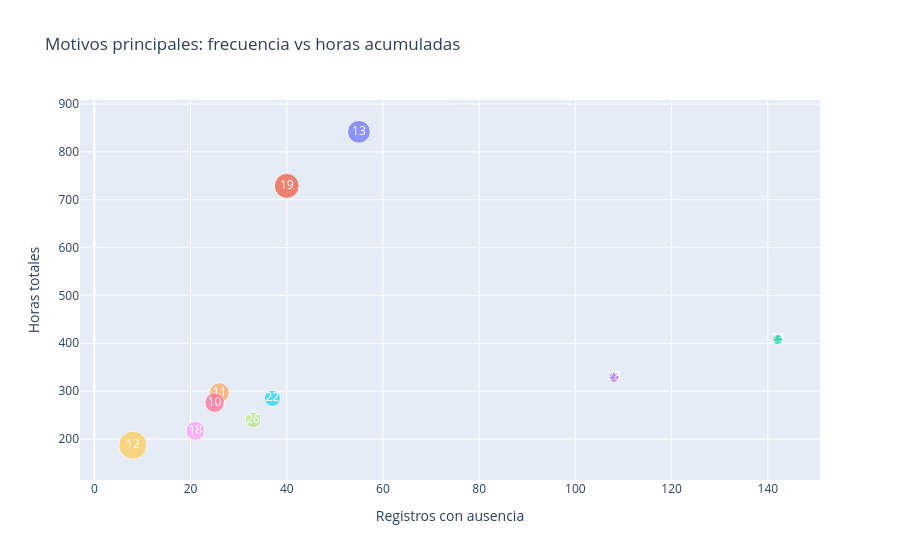

Here is the notebook cell this chart was saved with:
### Code cell
top_motivos = absentismo_por_motivo.sort_values("horas_totales", ascending=False).head(10).copy()
top_motivos["motivo"] = top_motivos["Reason_absence"].astype(int).astype(str) + " - " + top_motivos["Reason_absence_name"]

fig = px.scatter(
    top_motivos,
    x="registros_ausencia",
    y="horas_totales",
    size="horas_media",
    color="Reason_absence_name",
    text="Reason_absence",
    hover_name="motivo",
    hover_data={
        "registros_ausencia": True,
        "horas_totales": ":.0f",
        "horas_media": ":.2f",
        "Reason_absence_name": False,
        "Reason_absence": False,
        "motivo": False,
    },
    labels={
        "registros_ausencia": "Registros con ausencia",
        "horas_totales": "Horas totales",
        "horas_media": "Horas medias",
    },
    title="Motivos principales: frecuencia vs horas acumuladas",
)

fig.update_traces(textposition="middle center", textfont_color="white")
fig.update_layout(showlegend=False)
fig.show()

### Figure 1 — Plotly figure (JSON) as saved in the notebook; plotly's stock layout.template omitted (floating-point values rounded to 4 significant figures)
{"data": [{"customdata": [[15.31, "Sistema musculoesquelético", 13.0, "13 - Sistema musculoesquelético"]], "hovertemplate": "<b>%{hovertext}</b><br><br>Registros con ausencia=%{x}<br>Horas totales=%{y:.0f}<br>Horas medias=%{customdata[0]:.2f}<extra></extra>", "hovertext": ["13 - Sistema musculoesquelético"], "legendgroup": "Sistema musculoesquelético", "marker": {"color": "#636efa", "size": [15.31], "sizemode": "area", "sizeref": 0.05844, "symbol": "circle"}, "mode": "markers+text", "name": "Sistema musculoesquelético", "orientation": "v", "showlegend": true, "text": [13.0], "textfont": {"color": "white"}, "textposition": "middle center", "type": "scatter", "x": [55], "xaxis": "x", "y": [842], "yaxis": "y"}, {"customdata": [[18.23, "Lesiones, intoxicaciones y consecuencias externas", 19.0, "19 - Lesiones, intoxicaciones y consecuencias externas"]], "hovertemplate": "<b>%{hovertext}</b><br><br>Registros con ausencia=%{x}<br>Horas totales=%{y:.0f}<br>Horas medias=%{customdata[0]:.2f}<extra></extra>", "hovertext": ["19 - Lesiones, intoxicaciones y consecuencias externas"], "legendgroup": "Lesiones, intoxicaciones y consecuencias externas", "marker": {"color": "#EF553B", "size": [18.23], "sizemode": "area", "sizeref": 0.05844, "symbol": "circle"}, "mode": "markers+text", "name": "Lesiones, intoxicaciones y consecuencias externas", "orientation": "v", "showlegend": true, "text": [19.0], "textfont": {"color": "white"}, "textposition": "middle center", "type": "scatter", "x": [40], "xaxis": "x", "y": [729], "yaxis": "y"}, {"customdata": [[2.873, "Consulta médica", 23.0, "23 - Consulta médica"]], "hovertemplate": "<b>%{hovertext}</b><br><br>Registros con ausencia=%{x}<br>Horas totales=%{y:.0f}<br>Horas medias=%{customdata[0]:.2f}<extra></extra>", "hovertext": ["23 - Consulta médica"], "legendgroup": "Consulta médica", "marker": {"color": "#00cc96", "size": [2.873], "sizemode": "area", "sizeref": 0.05844, "symbol": "circle"}, "mode": "markers+text", "name": "Consulta médica", "orientation": "v", "showlegend": true, "text": [23.0], "textfont": {"color": "white"}, "textposition": "middle center", "type": "scatter", "x": [142], "xaxis": "x", "y": [408], "yaxis": "y"}, {"customdata": [[3.046, "Consulta dental", 28.0, "28 - Consulta dental"]], "hovertemplate": "<b>%{hovertext}</b><br><br>Registros con ausencia=%{x}<br>Horas totales=%{y:.0f}<br>Horas medias=%{customdata[0]:.2f}<extra></extra>", "hovertext": ["28 - Consulta dental"], "legendgroup": "Consulta dental", "marker": {"color": "#ab63fa", "size": [3.046], "sizemode": "area", "sizeref": 0.05844, "symbol": "circle"}, "mode": "markers+text", "name": "Consulta dental", "orientation": "v", "showlegend": true, "text": [28.0], "textfont": {"color": "white"}, "textposition": "middle center", "type": "scatter", "x": [108], "xaxis": "x", "y": [329], "yaxis": "y"}, {"customdata": [[11.42, "Sistema digestivo", 11.0, "11 - Sistema digestivo"]], "hovertemplate": "<b>%{hovertext}</b><br><br>Registros con ausencia=%{x}<br>Horas totales=%{y:.0f}<br>Horas medias=%{customdata[0]:.2f}<extra></extra>", "hovertext": ["11 - Sistema digestivo"], "legendgroup": "Sistema digestivo", "marker": {"color": "#FFA15A", "size": [11.42], "sizemode": "area", "sizeref": 0.05844, "symbol": "circle"}, "mode": "markers+text", "name": "Sistema digestivo", "orientation": "v", "showlegend": true, "text": [11.0], "textfont": {"color": "white"}, "textposition": "middle center", "type": "scatter", "x": [26], "xaxis": "x", "y": [297], "yaxis": "y"}, {"customdata": [[7.703, "Seguimiento de paciente", 22.0, "22 - Seguimiento de paciente"]], "hovertemplate": "<b>%{hovertext}</b><br><br>Registros con ausencia=%{x}<br>Horas totales=%{y:.0f}<br>Horas medias=%{customdata[0]:.2f}<extra></extra>", "hovertext": ["22 - Seguimiento de paciente"], "legendgroup": "Seguimiento de paciente", "marker": {"color": "#19d3f3", "size": [7.703], "sizemode": "area", "sizeref": 0.05844, "symbol": "circle"}, "mode": "markers+text", "name": "Seguimiento de paciente", "orientation": "v", "showlegend": true, "text": [22.0], "textfont": {"color": "white"}, "textposition": "middle center", "type": "scatter", "x": [37], "xaxis": "x", "y": [285], "yaxis": "y"}, {"customdata": [[11.04, "Sistema respiratorio", 10.0, "10 - Sistema respiratorio"]], "hovertemplate": "<b>%{hovertext}</b><br><br>Registros con ausencia=%{x}<br>Horas totales=%{y:.0f}<br>Horas medias=%{customdata[0]:.2f}<extra></extra>", "hovertext": ["10 - Sistema respiratorio"], "legendgroup": "Sistema respiratorio", "marker": {"color": "#FF6692", "size": [11.04], "sizemode": "area", "sizeref": 0.05844, "symbol": "circle"}, "mode": "markers+text", "name": "Sistema respiratorio", "orientation": "v", "showlegend": true, "text": [10.0], "textfont": {"color": "white"}, "textposition": "middle center", "type": "scatter", "x": [25], "xaxis": "x", "y": [276], "yaxis": "y"}, {"customdata": [[7.273, "Ausencia injustificada", 26.0, "26 - Ausencia injustificada"]], "hovertemplate": "<b>%{hovertext}</b><br><br>Registros con ausencia=%{x}<br>Horas totales=%{y:.0f}<br>Horas medias=%{customdata[0]:.2f}<extra></extra>", "hovertext": ["26 - Ausencia injustificada"], "legendgroup": "Ausencia injustificada", "marker": {"color": "#B6E880", "size": [7.273], "sizemode": "area", "sizeref": 0.05844, "symbol": "circle"}, "mode": "markers+text", "name": "Ausencia injustificada", "orientation": "v", "showlegend": true, "text": [26.0], "textfont": {"color": "white"}, "textposition": "middle center", "type": "scatter", "x": [33], "xaxis": "x", "y": [240], "yaxis": "y"}, {"customdata": [[10.33, "Síntomas y hallazgos no clasificados", 18.0, "18 - Síntomas y hallazgos no clasificados"]], "hovertemplate": "<b>%{hovertext}</b><br><br>Registros con ausencia=%{x}<br>Horas totales=%{y:.0f}<br>Horas medias=%{customdata[0]:.2f}<extra></extra>", "hovertext": ["18 - Síntomas y hallazgos no clasificados"], "legendgroup": "Síntomas y hallazgos no clasificados", "marker": {"color": "#FF97FF", "size": [10.33], "sizemode": "area", "sizeref": 0.05844, "symbol": "circle"}, "mode": "markers+text", "name": "Síntomas y hallazgos no clasificados", "orientation": "v", "showlegend": true, "text": [18.0], "textfont": {"color": "white"}, "textposition": "middle center", "type": "scatter", "x": [21], "xaxis": "x", "y": [217], "yaxis": "y"}, {"customdata": [[23.38, "Piel y tejido subcutáneo", 12.0, "12 - Piel y tejido subcutáneo"]], "hovertemplate": "<b>%{hovertext}</b><br><br>Registros con ausencia=%{x}<br>Horas totales=%{y:.0f}<br>Horas medias=%{customdata[0]:.2f}<extra></extra>", "hovertext": ["12 - Piel y tejido subcutáneo"], "legendgroup": "Piel y tejido subcutáneo", "marker": {"color": "#FECB52", "size": [23.38], "sizemode": "area", "sizeref": 0.05844, "symbol": "circle"}, "mode": "markers+text", "name": "Piel y tejido subcutáneo", "orientation": "v", "showlegend": true, "text": [12.0], "textfont": {"color": "white"}, "textposition": "middle center", "type": "scatter", "x": [8], "xaxis": "x", "y": [187], "yaxis": "y"}], "layout": {"legend": {"itemsizing": "constant", "title": {"text": "Reason_absence_name"}, "tracegroupgap": 0}, "showlegend": false, "title": {"text": "Motivos principales: frecuencia vs horas acumuladas"}, "xaxis": {"anchor": "y", "domain": [0.0, 1.0], "title": {"text": "Registros con ausencia"}}, "yaxis": {"anchor": "x", "domain": [0.0, 1.0], "title": {"text": "Horas totales"}}}}
